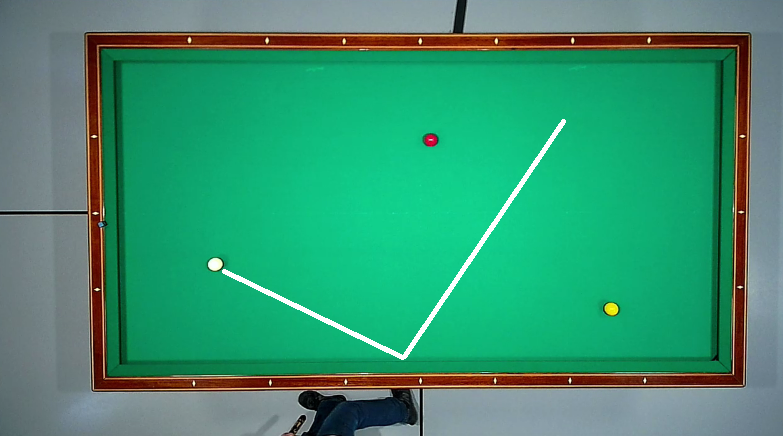
#> input picture images/1.png, 783 x 436 px, given in place of demo4.mp4, which was not available
$ python ball_tacking.py images/1.png
#> lines starting #> are read from the running program, lines starting #| are printed output that depends on the picture; after the words box and inside, x2 and y2 are one past the last pixel; in counts of white or black regions, pixels touching at a corner belong together; pictures that were not available may be replaced by others from this repository, and a replacement may not be noted
import cv2
import numpy as np
from math import *
import time
import sys

#python ball_Genius.py demo1

WIDTH, HIGHT = (640, 360)
FRAME = 30.0
TIMEVIEW = 10
AREA = 65.0
SIZEMIN = 5.0
SIZEMAX = 20.0

g_StartX, g_StartY, g_EndX, g_EndY = (0,0,640,320)

INFILE = "demo4"#sys.argv[1]
OUTFILE = 'out_' + INFILE
cap = cv2.VideoCapture(INFILE + '.mp4')
FRAME = cap.get(cv2.CAP_PROP_FPS)
fourcc = cv2.VideoWriter_fourcc('M', 'J', 'P', 'G')
writer = cv2.VideoWriter(OUTFILE + '.avi', fourcc, 30.0, (WIDTH*2, HIGHT*2))

frameCount = 0

# [6 lines of commented-out code are left out]

black_light=np.array([0,0,0],np.uint8)
black_dark=np.array([255,90,80],np.uint8)

#Red1 Color
red1_light=np.array([0,140,90],np.uint8)
red1_dark=np.array([5,255,255],np.uint8)

#Red2 Color
red2_light=np.array([150,120,100],np.uint8)
red2_dark=np.array([255,255,250],np.uint8)

#Yellow Color
yellow_light=np.array([20,150,100],np.uint8)
yellow_dark=np.array([40,255,255],np.uint8)

#Yellow2 Color
yellow2_light=np.array([10,180,180],np.uint8)
yellow2_dark=np.array([19,255,255],np.uint8)

# [5 lines of commented-out code are left out]
white_light=np.array([20,0,200],np.uint8)
white_dark=np.array([255,110,255],np.uint8)

# ball tracking class
class CBall:
    def __init__(self, b, g, r, name):
#> further down, frame is the input picture: shape (436, 783, 3); mean B, G, R 113.2, 148.1, 57.3
        self.ballColor = {'r': 0, 'g': 0, 'b': 0}
        self.ballPosition = {'x': 0, 'y': 0, 'r': 0}
        self.ballTrack = []
        self.ballColor['r'], self.ballColor['g'], self.ballColor['b'] = r, g, b
        self.ballName = name
        self.distanceThreshold = 5
        self.countStop = 0
        self.stopTrack =10
        self.img = []
        self.imgPos = []
        self.imgArea = 0

    def getColor(self):
        return (self.ballColor['b'], self.ballColor['g'], self.ballColor['r'])
    def getPos(self):
        return (self.ballPosition['x'], self.ballPosition['y'], self.ballPosition['r'])
    def getTracks(self):
        return self.ballTrack
    def getName(self):
        return self.ballName
    def getImg(self):
        return self.img
    # [4 lines left out: function getGrayImg, not called in this run]
    def getImgPos(self) :
        return self.imgPos
    def setImg(self, img):
        r = self.ballPosition['r'] + 3
        x1 = self.ballPosition['x'] - r
        y1 = self.ballPosition['y'] - r
        x2 = self.ballPosition['x'] + r
        y2 = self.ballPosition['y'] + r
        self.imgPos = (x1, y1, x2, y2)
        self.img = img[y1:y2, x1:x2]
    def getImgArea(self):
        return self.imgArea
    # [6 lines left out: function updatePos, not called in this run]

    def setPos(self, x, y, r, area):
        self.ballPosition['r'] = r
        if area == 0 :
            # update track
            self.ballTrack.append({'x': self.ballPosition['x'], 'y': self.ballPosition['y'], 'r': self.ballPosition['r']})
            return
        # calculate distance of moving
        self.imgArea = area
        distance = sqrt(pow(x-self.ballPosition['x'], 2) + pow(y-self.ballPosition['y'], 2))
        if distance > self.distanceThreshold:
            # update position
            self.ballPosition['x'], self.ballPosition['y'] = x, y
            self.countStop = 0
        elif self.countStop < self.stopTrack :
            #stop state
            w_distance = 0
            if len(self.ballTrack) > 0 and self.ballTrack[len(self.ballTrack)-1-self.countStop]['x'] > 0 :
                w_distance = sqrt(pow(x-self.ballTrack[len(self.ballTrack)-1-self.countStop]['x'], 2) + pow(y-self.ballTrack[len(self.ballTrack)-1-self.countStop]['y'], 2))
            if w_distance < self.distanceThreshold :
                self.countStop += 1
            else :
                self.countStop = 0
        # update track
        self.ballTrack.append({'x': self.ballPosition['x'], 'y': self.ballPosition['y'], 'r': self.ballPosition['r']})
        if self.countStop >= self.stopTrack :
            return 1
        else :
            return 0
    def resetTrack(self):
        if len(self.ballTrack) > 0 :
            self.ballTrack.clear()

def calc_Pane_Info_func(img):
    wWIDTH, whight = (np.int8(WIDTH/10), np.int8(HIGHT/10))
    backImg = cv2.resize(img, (wWIDTH, whight), interpolation = cv2.INTER_LINEAR)
    b, g, r=cv2.split(backImg)
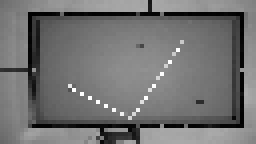
#> b: shape (36, 64) (shown 4 times larger); min 0, max 255, mean 114
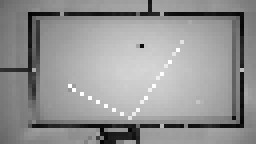
#> g: shape (36, 64) (shown 4 times larger); min 3, max 255, mean 148.5
    backImg = cv2.cvtColor(backImg, cv2.COLOR_BGR2GRAY)
#> backImg: shape (36, 64)

    for j in range(wWIDTH):
        for i in range(whight):
            w_R = np.int16(r[i,j])
            w_G = np.int16(g[i,j])
            w_B = np.int16(b[i,j])
            if w_G+w_G > w_R+w_B:
                green = w_G + w_G - w_R - w_B
                if(green >= 255):
                    green = 255
            else :
                green = 0
            backImg[i, j] = green
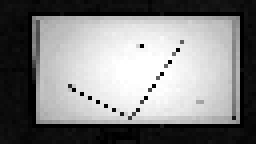
#> backImg: shape (36, 64) (shown 4 times larger); min 0, max 255, mean 130.8
    ret,backImg = cv2.threshold(backImg,100,255,cv2.THRESH_BINARY)
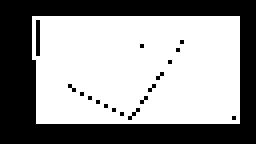
#> backImg: shape (36, 64) (shown 4 times larger); 58.9% white; 18 black regions (17 under 20 px)
    contours,hierarchy = cv2.findContours(backImg, cv2.RETR_EXTERNAL , cv2.CHAIN_APPROX_NONE)
#> contours = 1 contour; box (x1, y1, x2, y2) and area: (8, 4, 60, 31) 1310

    #cv2.imwrite("backImg.jpg", backImg)


    for i in range(len(contours)):
        cnt = contours[i]
        if(len(cnt)<15):
            continue
        w_X,w_Y,w_W,w_H = cv2.boundingRect(cnt)

        w_X = w_X*10+3
        w_Y = w_Y*10+3
        w_W = w_W*10-3
        w_H = w_H*10-3
        break
#> this loop made 1 pass
#> (w_X, w_Y, w_W, w_H) on pass 1: (83, 43, 517, 267)
    return (w_X, w_Y, w_W+w_X, w_H+w_Y)

def calc_Ball_Region_func(img, inImg, ball):
    grayImg = cv2.cvtColor(img, cv2.COLOR_BGR2GRAY)
    ret,thresh = cv2.threshold(grayImg,27,255,cv2.THRESH_BINARY)
    grayImg = cv2.cvtColor(thresh, cv2.COLOR_GRAY2BGR)

    contours,hierarchy = cv2.findContours(thresh[g_StartY:g_EndY, g_StartX:g_EndX], cv2.RETR_EXTERNAL , cv2.CHAIN_APPROX_NONE)
    w_Regions= []
    w_Region = [0,0,0,0]
    for i in range(len(contours)):
        cnt = contours[i]
        area = cv2.contourArea(cnt)
        if area < AREA:
            continue
        (x,y),radius = cv2.minEnclosingCircle(cnt)

        if radius < SIZEMIN or radius > SIZEMAX:
            continue
        #print("contours:",ball.getName(),"-",i,":",int(x+0.5)+g_StartX,int(y+0.5)+g_StartY, int(radius+0.5), area)
        w_Region = [int(x+0.5)+g_StartX,int(y+0.5)+g_StartY, int(radius+0.5), area]
        w_Regions.append(w_Region)
    if len(w_Regions) > 1 :
        x, y, r = ball.getPos()
        k = 0
        temp_sum = np.int32(0)
        temp_max = np.int32(9999)
        for i in range(len(w_Regions)) :
            temp_sum = abs(w_Regions[i][0] - x) + abs(w_Regions[i][1] - y) + abs(w_Regions[i][2] - r)
            if(temp_sum < temp_max) :
                temp_max = temp_sum
                k = i
        w_Region = w_Regions[k]
        #print("contour:",ball.getName(),"-",i,":",w_Region[0],w_Region[1], w_Region[2], w_Region[3])
    if(frameCount > 1  and w_Region[3] > 0) :
        x,y,r=ball.getPos()
        if(r>0):
            w_Area0 = ball.getImgArea()
            x1,y1,x2,y2 = (ball.getImgPos())
            r = int((x2-x1)/2)-3
            #old position Area
            x, y, r, w_Area1 = calc_Area_Ball_func((x1,y1,x2,y2), thresh[y1:y2,x1:x2])
            x +=x1
            y +=y1
            #current Area
            w_Area2 = w_Region[3]
            #print("old:",ball.getName(),"-",ball.getPos(), w_Area0)
            #print("oldpos:",ball.getName(),"-",int(x+0.5), int(y+0.5), int(r+0.5), w_Area1)
            #print("curps:",ball.getName(),"-",w_Region[0],w_Region[1], w_Region[2], w_Region[3])
            if w_Area1 > 0 and abs(w_Area0 - w_Area1) < abs(w_Area0 - w_Area2) :
                return (int(x+0.5), int(y+0.5), int(r+0.5)), w_Area1, grayImg
            else :
                return (w_Region[0],w_Region[1],w_Region[2]), w_Area2, grayImg
    return (w_Region[0],w_Region[1],w_Region[2]), w_Region[3], grayImg

def calc_Area_Ball_func(region, grayImg):
    contours,hierarchy = cv2.findContours(grayImg, cv2.RETR_EXTERNAL , cv2.CHAIN_APPROX_NONE)
    x = 0
    y = 0
    r = 0
    w_Area = 0
    maxArea = 0
    for i in range(len(contours)):
        cnt = contours[i]
        w_Area = cv2.contourArea(cnt)
        (x1,y1),r1 = cv2.minEnclosingCircle(cnt)
        if r1 < SIZEMIN or r1 > SIZEMAX +3:
            continue
        if maxArea < w_Area :
            maxArea = w_Area
            x, y, r = x1, y1, r1
    return x, y, r, maxArea

# [4 lines left out: function resetTracks, not called in this run]


redBall = CBall(0, 0, 255, 'Red')
yellowBall = CBall(0, 255, 255, 'Yellow')
whiteBall = CBall(255, 255, 255, 'White')

#Init : calculate info of BallPane
startTime = time.time()
ret, frame = cap.read()
if ret:
    inputImg = cv2.resize(frame, (WIDTH, HIGHT), interpolation = cv2.INTER_LINEAR)
    g_StartX, g_StartY, g_EndX, g_EndY = calc_Pane_Info_func(inputImg)
#> g_StartX = 83; g_StartY = 43; g_EndX = 600; g_EndY = 310
    w_RateX = (g_EndX - g_StartX)/WIDTH
#> w_RateX = 0.808
    w_Rate = (g_EndX - g_StartX)*(g_EndY - g_StartY)/(WIDTH*HIGHT)
#> w_Rate = 0.599
    AREA = AREA * w_Rate
#> AREA = 38.94
    SIZEMIN = SIZEMIN * w_RateX
#> SIZEMIN = 4.04
    SIZEMAX = SIZEMAX * w_RateX
#> SIZEMAX = 16.16
    print("Info of Pane(sX,sY,eX,eY) : ", g_StartX, g_StartY, g_EndX, g_EndY)
#| Info of Pane(sX,sY,eX,eY) :  83 43 600 310
endTime = time.time()
print('time', frameCount, ':', endTime - startTime)

stopState = 0
stopTime = 0
redBallStop = 0
yellowBallStop = 0
whiteBallStop = 0


while (True):

    if ret:
        frameCount +=1
        startTime = time.time()

        inputImg = cv2.resize(frame, (WIDTH, HIGHT), interpolation = cv2.INTER_LINEAR)
        HSVImg = cv2.cvtColor(inputImg, cv2.COLOR_BGR2HSV)

        BrightImg = HSVImg[g_StartY:g_EndY, g_StartX:g_EndX]

        #w_H = BrightImg[...,0].mean()
        w_S = BrightImg[...,1].mean()
#> w_S = 230
        w_V = BrightImg[...,2].mean()
#> w_V = 170

        w_S1 = 0
        w_S2 = 255
        #print("means",w_S, w_V)
        if w_S < 50 :
            w_S1 = 50
            w_S2 = w_S + 50
        elif w_S > 205 :
            w_S1 = w_S - 50
#> w_S1 = 180
            w_S2 = 255

        green_light=np.array([41,w_S1,0],np.uint8)
#> green_light = [41, 180, 0]
        green_dark=np.array([149,w_S2,255],np.uint8)

        #BallPanel : Range Specification
        green=cv2.inRange(HSVImg,green_light,green_dark)
        #balck=cv2.inRange(HSVImg,black_light,black_dark)
        # combine the mask
        #green = cv2.bitwise_or(green, balck)

        red1=cv2.inRange(HSVImg,red1_light,red1_dark)
        red2=cv2.inRange(HSVImg,red2_light,red2_dark)
        yellow=cv2.inRange(HSVImg,yellow_light,yellow_dark)
        yellow2=cv2.inRange(HSVImg,yellow2_light,yellow2_dark)
        white=cv2.inRange(HSVImg,white_light,white_dark)
        black=cv2.inRange(HSVImg,black_light,black_dark)
        # combine the mask
        other = cv2.bitwise_or(red1, red2)
        other = cv2.bitwise_or(other, yellow)
        other = cv2.bitwise_or(other, yellow2)
        other = cv2.bitwise_or(other, white)
        #other = cv2.bitwise_or(other, black)

        res_green = cv2.bitwise_and(inputImg,inputImg, mask=other)
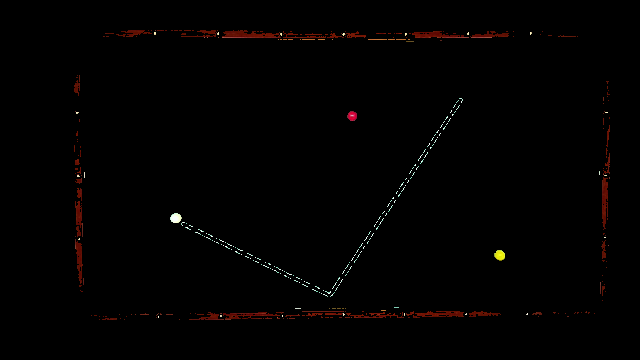
#> res_green: shape (360, 640, 3); mean B, G, R 0.8, 1.1, 2.4

        green_gray = cv2.cvtColor(res_green, cv2.COLOR_BGR2GRAY)
        ret,green_gray = cv2.threshold(green_gray,30,255,cv2.THRESH_BINARY)

        contours,hierarchy = cv2.findContours(green_gray[g_StartY:g_EndY, g_StartX:g_EndX], cv2.RETR_EXTERNAL , cv2.CHAIN_APPROX_NONE) #0 , 1)
#> contours = 155 contours, 152 with area under 20; largest, box (x1, y1, x2, y2) and area: (411, 207, 422, 218) 78, (87, 170, 99, 180) 76, (264, 68, 274, 78) 66
        w_hight,  w_width= g_EndY-g_StartY, g_EndX-g_StartX
#> w_hight = 267; w_width = 517
        w_Regions= []
        w_Region = [0,0,0,0]
        for i in range(len(contours)):
            cnt = contours[i]
            area = cv2.contourArea(cnt)
            if area < AREA:
                continue
            (x,y),radius = cv2.minEnclosingCircle(cnt)

            if x-radius < 2 or x+radius > w_width-2 or y-radius < 2 or y+radius > w_hight-2 or radius < SIZEMIN or radius > SIZEMAX+8 :
                continue

            w_Region = [int(x+0.5) +g_StartX ,int(y+0.5) + g_StartY, int(radius+0.5), area]
            w_Regions.append(w_Region)
#> this loop made 155 passes
#> area on passes 3, 4, 6: 0, 0, 0
#> after the loop, w_Regions = [[499, 255, 6, 77.5], [176, 218, 6, 76.5], [352, 116, 5, 66]]
        green_gray = cv2.cvtColor(green_gray, cv2.COLOR_GRAY2BGR)

        # create a black image
        result = np.zeros((HIGHT, WIDTH, 3), dtype = np.uint8)
        #result = green_gray.copy()

        for i in range(len(w_Regions)) :
            #cv2.circle(result, (w_Regions[i][0], w_Regions[i][1]), w_Regions[i][2]+3, (0, 0, 255), 1);
            r = 18 # w_Regions[i][2] +3
            x,y,w,h=w_Regions[i][0]-r,w_Regions[i][1]-r,w_Regions[i][0]+r,w_Regions[i][1]+r
            cv2.imwrite("longshot/"+INFILE+"_"+str(frameCount)+"_"+str(i)+".jpg", inputImg[y:h, x:w])
            result[y:h, x:w]=inputImg[y:h, x:w]
#> this loop made 3 passes
#> (x, y, w, h) on passes 1 to 3: (481, 237, 517, 273), (158, 200, 194, 236), (334, 98, 370, 134)
#> pass 1, `cv2.imwrite("longshot/"+INFILE+"_"+str(frameCount)+"_"+str(i)+".jpg", ..`:
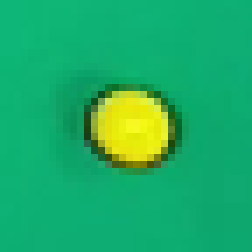
#> saved as demo4_1_0.jpg: shape (36, 36, 3) (shown 7 times larger); mean B, G, R 104, 173.9, 29.6


    #RedBall : Range Specification
        red1=cv2.inRange(HSVImg,red1_light,red1_dark)
        red2=cv2.inRange(HSVImg,red2_light,red2_dark)
        # combine the mask
        red = cv2.bitwise_or(red1, red2)
        res_red = cv2.bitwise_and(inputImg,inputImg, mask=red)

        region, Area, res_red = calc_Ball_Region_func(res_red, inputImg, redBall)
#> in calc_Ball_Region_func, `contours,hierarchy = cv2.findContours(thresh[g_StartY:g_EndY, g_StartX..`: contours = 2 contours, 1 with area under 20; largest, box (x1, y1, x2, y2) and area: (264, 68, 274, 78) 66
#> the loop in calc_Ball_Region_func, `for i in range(len(contours)):` made 2 passes
#> (area, x, y, radius, w_Region) on pass 2: (66, 268.8, 72.57, 4.96, [352, 116, 5, 66])
#> after the loop in calc_Ball_Region_func, `for i in range(len(contours)):`: w_Regions = [[352, 116, 5, 66]]
#> region = (352, 116, 5); Area = 66
        if Area > 0 :
            x, y, r = (region)
#> x = 352; y = 116; r = 5
            redBallStop = redBall.setPos(x, y, r, Area)
#> in setPos, `self.imgArea = area`: self.imgArea = 66
#> in setPos, `distance = sqrt(pow(x-self.ballPosition['x'], 2) + pow(y-self.ballPosi..`: distance = 370.6
#> redBallStop = 0
            redBall.setImg(inputImg)
#> in setImg, `r = self.ballPosition['r'] + 3`: r = 8
#> in setImg, `x1 = self.ballPosition['x'] - r`: x1 = 344
#> in setImg, `y1 = self.ballPosition['y'] - r`: y1 = 108
#> in setImg, `x2 = self.ballPosition['x'] + r`: x2 = 360
#> in setImg, `y2 = self.ballPosition['y'] + r`: y2 = 124
#> in setImg, `self.imgPos = (x1, y1, x2, y2)`: self.imgPos = (344, 108, 360, 124)
            if stopState == 1 and redBallStop==0:
                resetTracks()
                stopState = 0
        else :
            redBallStop = redBall.setPos(0,0,0,0)
        if w_V > 70 :
            #YellowBall : Range Specification
            yellow=cv2.inRange(HSVImg,yellow_light,yellow_dark)
            res_yellow = cv2.bitwise_and(inputImg,inputImg, mask=yellow)
            region, Area, res_yellow = calc_Ball_Region_func(res_yellow, inputImg, yellowBall)
#> in calc_Ball_Region_func (call 2), `contours,hierarchy = cv2.findContours(thresh[g_StartY:g_EndY, g_StartX..`: contours = 6 contours, 5 with area under 20; largest, box (x1, y1, x2, y2) and area: (411, 207, 422, 218) 78
#> the loop in calc_Ball_Region_func (call 2), `for i in range(len(contours)):` made 6 passes
#> (area, x, y, radius, w_Region) on pass 6: (77.5, 416.2, 212.2, 5.6, [499, 255, 6, 77.5])
#> region = (499, 255, 6); Area = 77.5
            if Area > 0 :
                x, y, r = (region)
#> x = 499; y = 255; r = 6
                yellowBallStop = yellowBall.setPos(x, y, r, Area)
#> yellowBallStop = 0
                yellowBall.setImg(inputImg)
                if stopState == 1 and yellowBallStop==0:
                    resetTracks()
                    stopState = 0
            else :
                yellowBallStop = yellowBall.setPos(0,0,0,0)

            #WhiteBall : Range Specification
            white=cv2.inRange(HSVImg,white_light,white_dark)
            res_white = cv2.bitwise_and(inputImg,inputImg, mask=white)
            region, Area, res_white = calc_Ball_Region_func(res_white, inputImg, whiteBall)
#> in calc_Ball_Region_func (call 3), `contours,hierarchy = cv2.findContours(thresh[g_StartY:g_EndY, g_StartX..`: contours = 148 contours, 147 with area under 20; largest, box (x1, y1, x2, y2) and area: (87, 170, 99, 180) 76
#> region = (176, 218, 6); Area = 76.5

            if Area > 0 :
                x, y, r = (region)
#> x = 176; y = 218
                whiteBallStop = whiteBall.setPos(x, y, r, Area)
#> whiteBallStop = 0
                whiteBall.setImg(inputImg)
                if stopState == 1 and whiteBallStop==0:
                    resetTracks()
                    stopState = 0
            else :
                whiteBallStop = whiteBall.setPos(0,0,0,0)
        else :
            #YellowBall : Range Specification
            yellow=cv2.inRange(HSVImg,yellow2_light,yellow2_dark)
            res_yellow = cv2.bitwise_and(inputImg,inputImg, mask=yellow)
            region, Area, res_yellow = calc_Ball_Region_func(res_yellow, inputImg, yellowBall)
            if Area > 0 :
                x, y, r = (region)
                yellowBallStop = yellowBall.setPos(x, y, r, Area)
                yellowBall.setImg(inputImg)
                if stopState == 1 and yellowBallStop==0:
                    resetTracks()
                    stopState = 0
            else :
                yellowBallStop = yellowBall.setPos(0,0,0,0)

            #WhiteBall : Range Specification
            white=cv2.inRange(HSVImg,yellow_light,yellow_dark)
            res_white = cv2.bitwise_and(inputImg,inputImg, mask=white)
            region, Area, res_white = calc_Ball_Region_func(res_white, inputImg, whiteBall)

            if Area > 0 :
                x, y, r = (region)
                whiteBallStop = whiteBall.setPos(x, y, r, Area)
                whiteBall.setImg(inputImg)
                if stopState == 1 and whiteBallStop==0:
                    resetTracks()
                    stopState = 0
            else :
                whiteBallStop = whiteBall.setPos(0,0,0,0)


        if stopState == 0 and redBallStop == 1 and yellowBallStop == 1 and whiteBallStop == 1 :
            stopState = 1
            #stopTime = time.time()
        print("stopLog:", stopState, redBallStop,yellowBallStop, whiteBallStop);
#| stopLog: 0 0 0 0
        #if stopState == 1 and time.time() - stopTime > TIMEVIEW :
            #resetTracks()
        font = cv2.FONT_HERSHEY_SIMPLEX
#> font = 0
        x, y, r = redBall.getPos()
#> x = 352; y = 116; r = 5
        if r > 0 :
            print("redPosLog",x, y, r);
#| redPosLog 352 116 5
            r += 5
#> r = 10
            cv2.line(inputImg, (x-r,y), (x+r,y), (255, 0, 0), 2)
            cv2.line(inputImg, (x,y-r), (x,y+r), (255, 0, 0), 2)
            cv2.putText(inputImg, redBall.getName() ,(x+r,y+r), font, 1,(redBall.getColor()),2,cv2.LINE_AA)
        x, y, r = yellowBall.getPos()
#> x = 499; y = 255; r = 6
        if r > 0 :
            r += 5
#> r = 11
            cv2.line(inputImg, (x-r,y), (x+r,y), (255, 0, 0), 2)
            cv2.line(inputImg, (x,y-r), (x,y+r), (255, 0, 0), 2)
            cv2.putText(inputImg, yellowBall.getName() ,(x+r,y+r), font, 1,(yellowBall.getColor()),2,cv2.LINE_AA)
        x, y, r = whiteBall.getPos()
#> x = 176; y = 218; r = 6
        if r > 0 :
            r += 5
#> r = 11
            cv2.line(inputImg, (x-r,y), (x+r,y), (255, 0, 0), 2)
            cv2.line(inputImg, (x,y-r), (x,y+r), (255, 0, 0), 2)
            cv2.putText(inputImg, whiteBall.getName() ,(x+r,y+r), font, 1,(whiteBall.getColor()),2,cv2.LINE_AA)
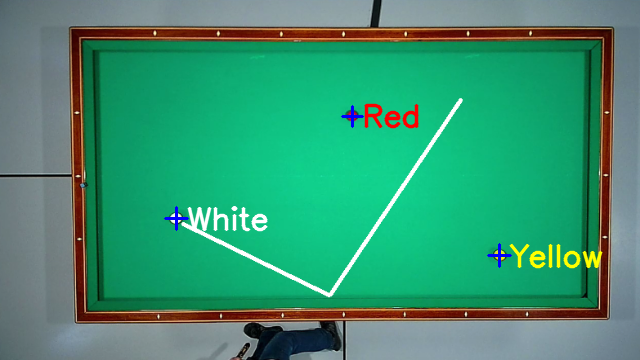
#> inputImg: shape (360, 640, 3); mean B, G, R 113.1, 147.9, 59.2

        cv2.putText(inputImg, str(frameCount) ,(10, 30), font, 1,(whiteBall.getColor()),2,cv2.LINE_AA)
        redTrack = redBall.getTracks()
#> redTrack = 1 item
        yellowTrack = yellowBall.getTracks()
#> yellowTrack = 1 item
        whiteTrack = whiteBall.getTracks()
#> whiteTrack = 1 item
        if len(redTrack) > 1 :
            for i in range(len(redTrack)-1):
                if(redTrack[i]['x'] > 0):
                    cv2.line(inputImg, (redTrack[i]['x'],redTrack[i]['y']), (redTrack[i+1]['x'],redTrack[i+1]['y']), (redBall.getColor()),1)
                if(yellowTrack[i]['x'] > 0):
                    cv2.line(inputImg, (yellowTrack[i]['x'],yellowTrack[i]['y']), (yellowTrack[i+1]['x'],yellowTrack[i+1]['y']), (yellowBall.getColor()),1)
                if(whiteTrack[i]['x'] > 0):
                    cv2.line(inputImg, (whiteTrack[i]['x'],whiteTrack[i]['y']), (whiteTrack[i+1]['x'],whiteTrack[i+1]['y']), (whiteBall.getColor()),1)

        #writer.write(inputImg)

        imccn1 = np.concatenate((inputImg, res_green), axis=1)
        imccn2 = np.concatenate((result, green_gray), axis=1)
        imccn3 = np.concatenate((imccn1, imccn2), axis=0)
        writer.write(imccn3)

        endTime = time.time()
        print('time', frameCount, ':', endTime - startTime)

        #if frameCount > 2160:
            #break

    else:
        break
    ret, frame = cap.read()
cap.release()
writer.release()
print('End')
